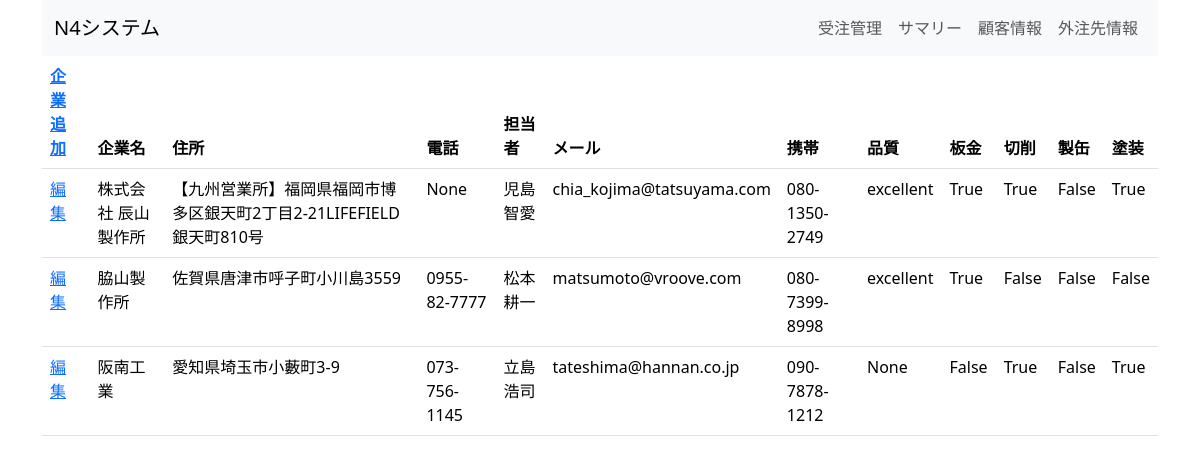
/contractor, run on an earlier commit of the app's database.
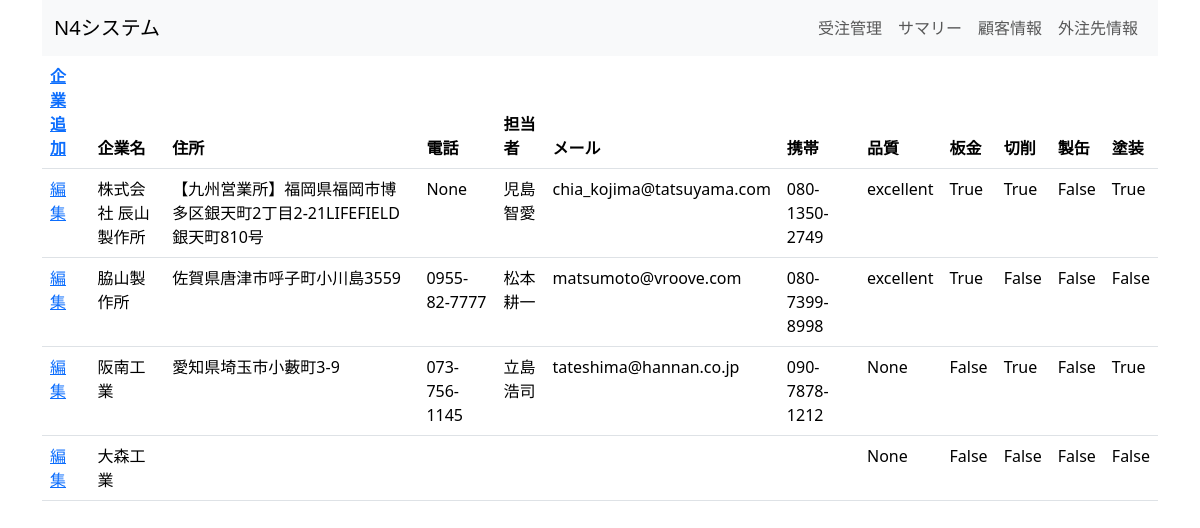
And on a later commit of the database.
### Lists/models.py (models this page shows, shortened)
class Contractors(models.Model):
    name = models.CharField(blank=True, null=True)
    address = models.CharField(blank=True, null=True)
    tanto = models.CharField(blank=True, null=True)
    mail = models.CharField(blank=True, null=True)
    tel = models.CharField(blank=True, null=True)
    phone = models.CharField(blank=True, null=True)
    qualities = (
        ('excellent', 'Excellent'),
        ('good', 'Good'),
        ('bad', 'Bad')
    )
    quality = models.CharField(choices=qualities, blank=True, null=True)
    sheet = models.BooleanField(default=False)
    cut = models.BooleanField(default=False)
    can = models.BooleanField(default=False)
    coat = models.BooleanField(default=False)

### Lists/views.py (the view)
# urls.py: path("contractor", views.ContractorListsView, name="contractor_lists"),
def ContractorListsView(request):
    context = {
        "title": "外注先",
        "object_list": Contractors.objects.all(),
    }
    return render(request, 'lists/Contractor_lists.html', context)

### templates/lists/contractor_lists.html
{% extends 'lists/base.html' %}
{% load mathfilters %}
{% block content %}
  <table class="table">
    <thead>
        <tr>
            <th scope="col"><a href={% url "contractor_create" %}>企業追加</a></th>
            <th scope="col">企業名</th>
            <th scope="col">住所</th>
            <th scope="col">電話</th>
            <th scope="col">担当者</th>
            <th scope="col">メール</th>
            <th scope="col">携帯</th>
            <th scope="col">品質</th>
            <th scope="col">板金</th>
            <th scope="col">切削</th>
            <th scope="col">製缶</th>
            <th scope="col">塗装</th>
        </tr>
    </thead>
    <tbody>
        {% for list in object_list %}
            <tr>
                <td><a href={% url "contractor_update" list.id %}>編集</a></td>
                <td>{{ list.name }}</td>
                <td>{{ list.address }}</td>
                <td>{{ list.tel }}</td>
                <td>{{ list.tanto }}</td>
                <td>{{ list.mail }}</td>
                <td>{{ list.phone }}</td>
                <td>{{ list.quality }}</td>
                <td>{{ list.sheet }}</td>
                <td>{{ list.cut }}</td>
                <td>{{ list.can }}</td>
                <td>{{ list.coat }}</td>
            </tr>
        {% endfor %}
    </tbody>
  </table>
{% endblock content %}

What changed in the data, as far as the page shows it:
added Contractors: name "大森工業", quality "None", sheet "False", cut "False", can "False", coat "False"
